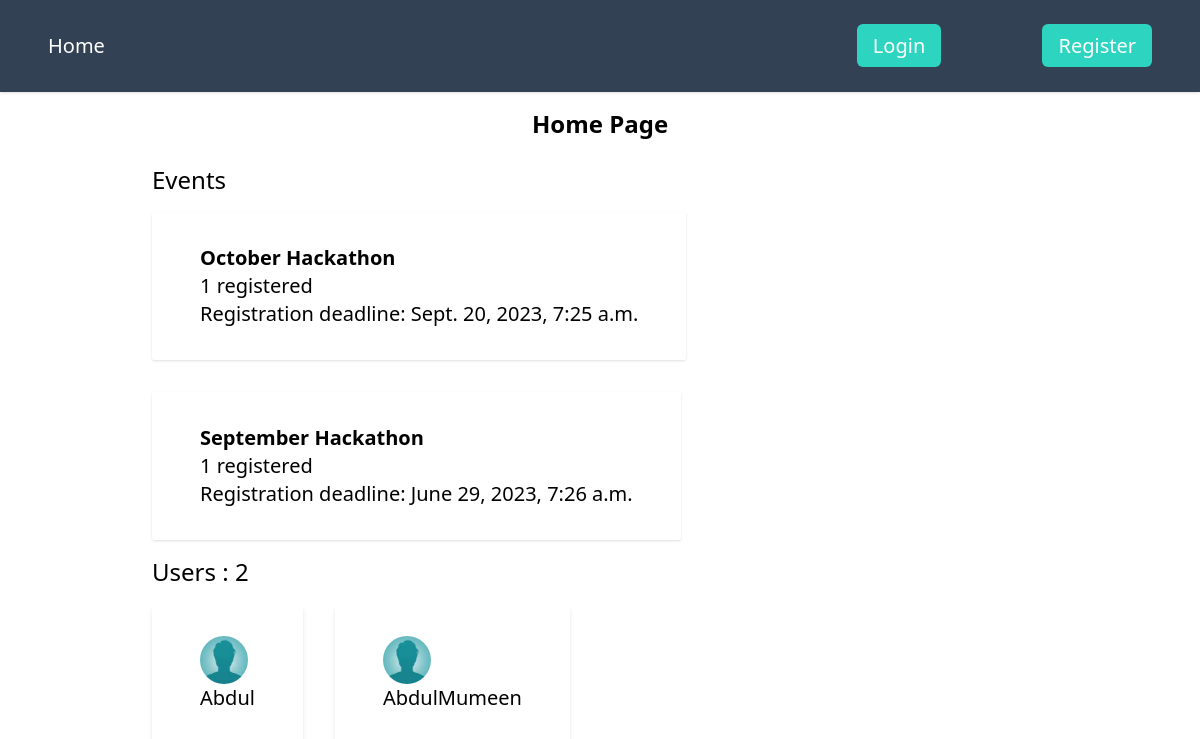
The page / on the database its author committed.
### event/models.py (models this page shows, shortened)
class Event(models.Model):
    id = models.UUIDField(default=uuid.uuid4, unique=True, primary_key=True, editable=False)
    name = models.CharField(max_length=200)
    description = models.TextField(null=True, blank=True)
    participants = models.ManyToManyField(User, blank=True, related_name='events')
    start_date = models.DateTimeField(null=True)
    end_date = models.DateTimeField(null=True)
    registration_deadline = models.DateTimeField(null=True)
    updated = models.DateTimeField(auto_now=True)
    created = models.DateTimeField(auto_now_add=True)

class User(AbstractUser):
    name = models.CharField(max_length=100, null=True)
    email = models.EmailField(unique=True, null=True)
    bio = models.TextField(null=True, blank=True)
    hackathon_participant = models.BooleanField(default=True, null=True)
    avatar = models.ImageField(default='default1.jpeg')
    id = models.UUIDField(default=uuid.uuid4, unique=True, primary_key=True, editable=False)
    USERNAME_FIELD = 'email'
    REQUIRED_FIELDS = ['username']

### event/views.py (the view)
# urls.py: path('', views.home_page, name='home'),
def home_page(request):
    users = User.objects.filter(hackathon_participant=True)
    users = users[0:20]
    events = Event.objects.all()
    return render(request, 'event/home.html', {'users':users, 'events':events})

### event/templates/event/home.html
{% extends 'event/main.html' %} {% block content %}
<h1 class="text-center mt-4 mb-6 text-2xl font-bold">Home Page</h1>
<section>
  <h3 class="text-2xl">Events</h3>
  <div id="events--lists" class="flex text-xl flex-wrap">
    {% for event in events %}
    <div class="shadow px-12 py-8 my-4 rounded-sm">
      <a href="{% url 'event' event.id  %}">
        <strong><p>{{event.name}}</p></strong>
        <p>{{event.participants.count}} registered</p>
        <p>Registration deadline: {{event.registration_deadline}}</p>
      </a>
    </div>
    {%endfor%}
  </div>
</section>
<section>
  <h3 class="text-2xl">Users : {{users.count}}</h3>
  <div id="users--lists" class="flex text-xl gap-x-8 flex-wrap">
    {% for user in users %}
    <div class="shadow-md px-12 py-8 my-4 rounded-sm">
      <a href="{% url 'user-profile' user.id %}">
        <div>
          <img class="rounded-full w-12 h-12" src="{{user.avatar.url}}" />
          <h4>{{user.name}}</h4>
        </div>
      </a>
    </div>
    {%endfor%}
  </div>
</section>
{% endblock %}

### rows shown on the page
Event: name "October Hackathon", participants.count "1", registration_deadline "Sept. 20, 2023, 7:25 a.m."
Event: name "September Hackathon", participants.count "1", registration_deadline "June 29, 2023, 7:26 a.m."
User: avatar (placeholder picture), name "Abdul"
User: avatar (placeholder picture), name "AbdulMumeen"

### other values the page prints
{{ users.count }} "2"
